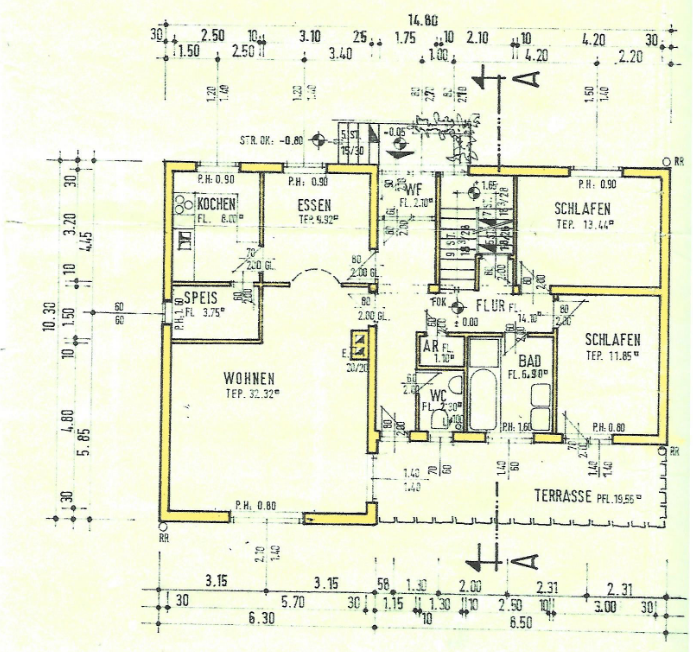
#> input picture training_images/floor_plan/001.PNG, 693 x 652 px; its folder holds only this picture in this run
$ python 06_smooth_images.py   (older library calls are emulated)
#> lines starting #> are read from the running program, lines starting #| are printed output that depends on the picture
### imageCleaner.py
""" Methods for Loading and Processing Images

"""
import os.path
import cv2
import numpy as np

WINDOW_WIDTH = 1300     # taken from pFlowGRID/main.py
WINDOW_HEIGHT = 610     # taken from pFlowGRID/main.py
MIN_GRAY_VALUE = 0
MAX_GRAY_VALUE = 255


##########
# CHECKS #
##########

# [203 lines left out: functions __check_rgb_values, __check_threshold, __check_height, __check_width, load_image, show_image and 4 more, not called in this run]


####################
# POINT OPERATIONS #
####################
"""
Homogeneous point operations are independent of pixel coordinate.
Non-homogeneous point operations depend on pixel coordinate.
"""


def transform_file_into_grayscale_image(image_path):
    """Homogeneous point operation: Transforms an image to grayscale-image.

    flags=0 in cv2.imread()-method means that the passed image is transformed as a gray value image.
    If no flags have been set, the image is colored.
    :param image_path: str
    :return: image

    """
#> called with image_path = '001.PNG'
    if not image_path.lower().endswith('.png'):
        raise FileExistsError("Data type of the image must be a .png. Current image_path ist:{}".format(image_path))
    if type(image_path) == int:
        raise TypeError("Image path must be a str! Current image_path is:{}".format(image_path))
    if not os.path.exists(image_path):
        raise FileNotFoundError("File was not found. The searched image_path is: {}".format(image_path))
    image = cv2.imread(filename=image_path)  # , flags=0)
#> image is the input picture: shape (652, 693, 3); mean B, G, R 217.8, 238.3, 235.2
    image = cv2.cvtColor(image, cv2.COLOR_BGR2GRAY)
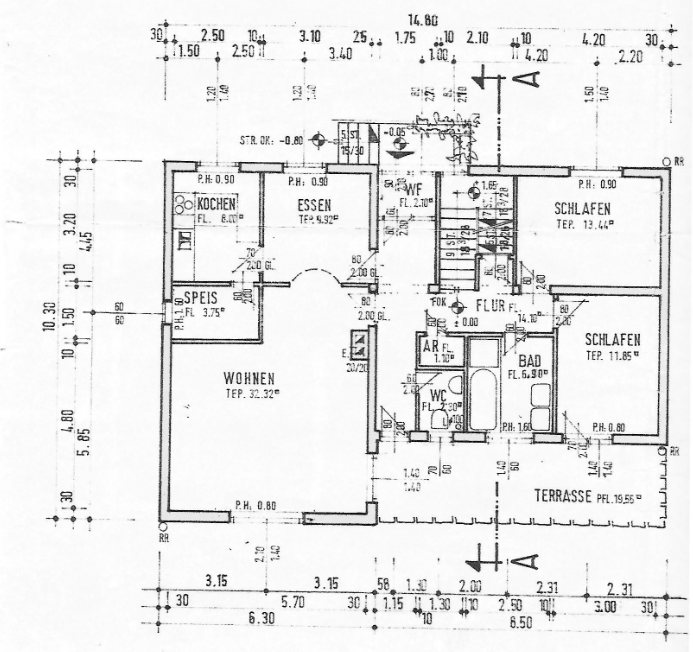
#> image: shape (652, 693); min 3, max 255, mean 235.1
    if image is None:
        raise AttributeError("Image-file can't be found. The affected image-path is:" + image_path)
    return image


# [117 lines left out: functions transform_colored_into_grayscale_image, apply_simple_threshold, apply_adaptive_threshold, invert_image, change_color_in_area, change_color_in_pixel, not called in this run]


###########
# FILTERS #
###########
"""
A filter smooths the image by adding a blur to it.
One reason for using a filter is if the image contains a lot of noise because
applying the filter reduces the noises in the image.
Filters are also used to find edges.

The parameter ksize is an abbreviation for kernel size which is often used in the blurring methods.
The kernel size specifies how many pixel-rows and pixel-columns the kernel is large.
A kernel is a small matrix which is drawn over the image step by step.
The hot spot is the middle pixel of the kernel.
"""


# [131 lines left out: functions apply_gaussian_blur, apply_average_blur, apply_median_blur, apply_bilateral_blur, apply_edge_preserving_filter, apply_laplacian and 2 more, not called in this run]


#############
# DETECTORS #
#############
""" A detector has the task of finding characteristic features or distinctive points in an image.
Predefined methods or sets of commands are used for this purpose.

"""


# [38 lines left out: functions apply_canny_detector, apply_harris_detector, not called in this run]

### experiments/06_smooth_images.py
""" Experiment 6: Find out which filter is best for preprocessing.

    Result: Gaussian Blur with kernel size = 21 and Edge Preserving Filter could be suitable for the preprocessing.
"""
import os
import matplotlib.pyplot as plt
import imageAnalyzer
import imageCleaner


titles = []


def create_titles():
    """ Saves titles in the title list.

    :return: None
    """
    titles.append("Grayscale Image")
    titles.append("Gaussian Blur")
    titles.append("Average Blur")
    titles.append("Bilateral Blur")
    titles.append("Median Blur")
    titles.append("Edge Preserving Filter")


def analyze_every_filter_behavior(image, k_size=5, show_plt_now=True):
    """ Applies the filters to the image and shows the result.

    :param image: image
    :param k_size: int; size of the kernel (filter matrix)
    :param show_plt_now: bool;  If it is True, then the image is shown.
    :return: None
    """
    images = []
    image = imageCleaner.transform_file_into_grayscale_image(image)
    images.append(image)
#> (the run stopped early here; a loop or call above may not have finished)

$ run again, on training_images/floor_plan/002.PNG
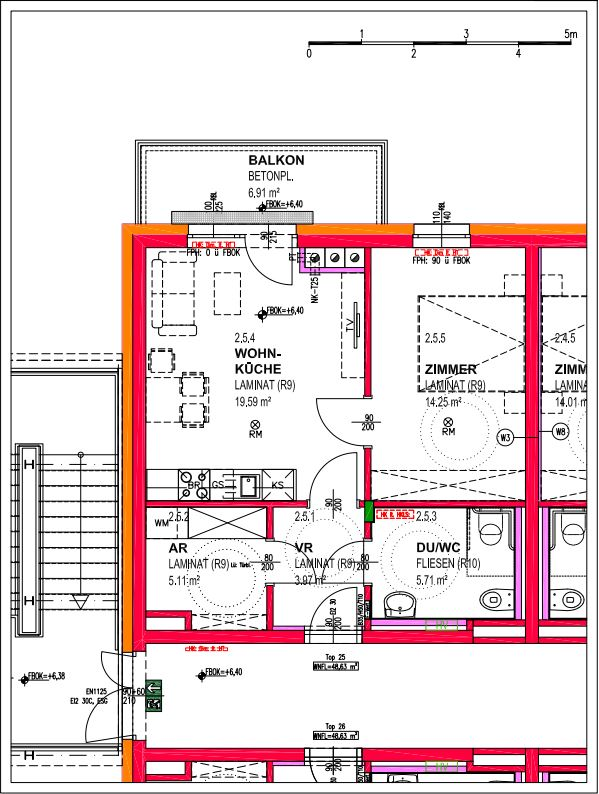
#> input picture training_images/floor_plan/002.PNG, 599 x 794 px
#> in transform_file_into_grayscale_image, image is the input picture: shape (794, 599, 3); mean B, G, R 218.1, 216, 232.3
#> in transform_file_into_grayscale_image, `image = cv2.cvtColor(image, cv2.COLOR_BGR2GRAY)`:
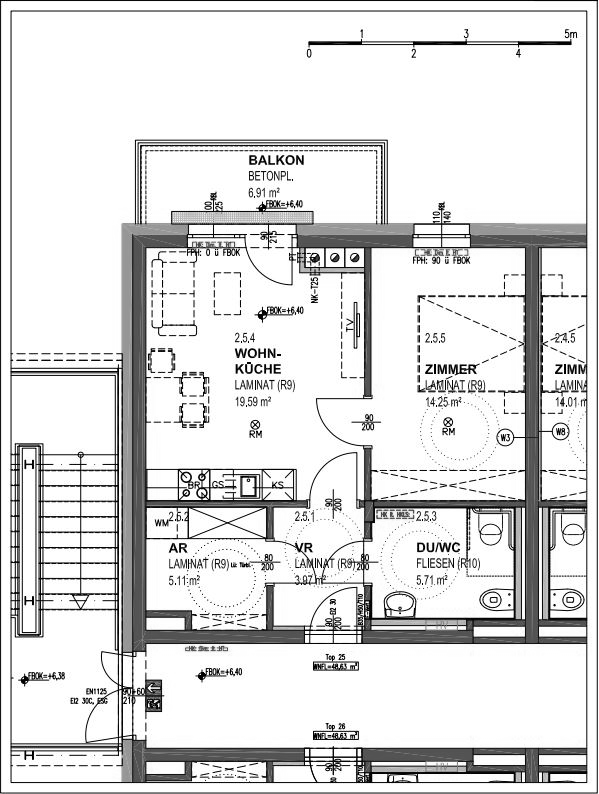
#> image: shape (794, 599); min 0, max 255, mean 221.1

$ run again, on training_images/floor_plan/003.PNG
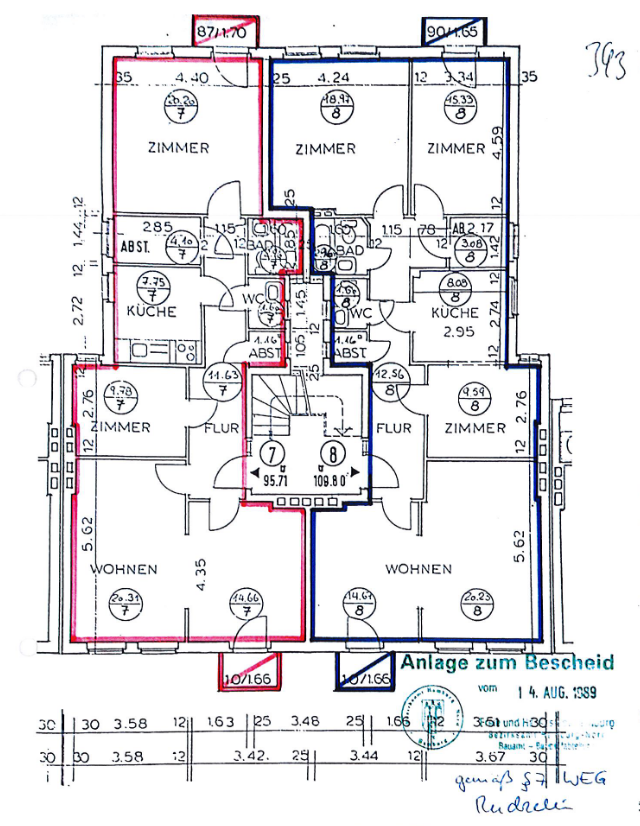
#> input picture training_images/floor_plan/003.PNG, 640 x 826 px
#> in transform_file_into_grayscale_image, image is the input picture: shape (826, 640, 3); mean B, G, R 231.9, 229, 230.3
#> in transform_file_into_grayscale_image, `image = cv2.cvtColor(image, cv2.COLOR_BGR2GRAY)`:
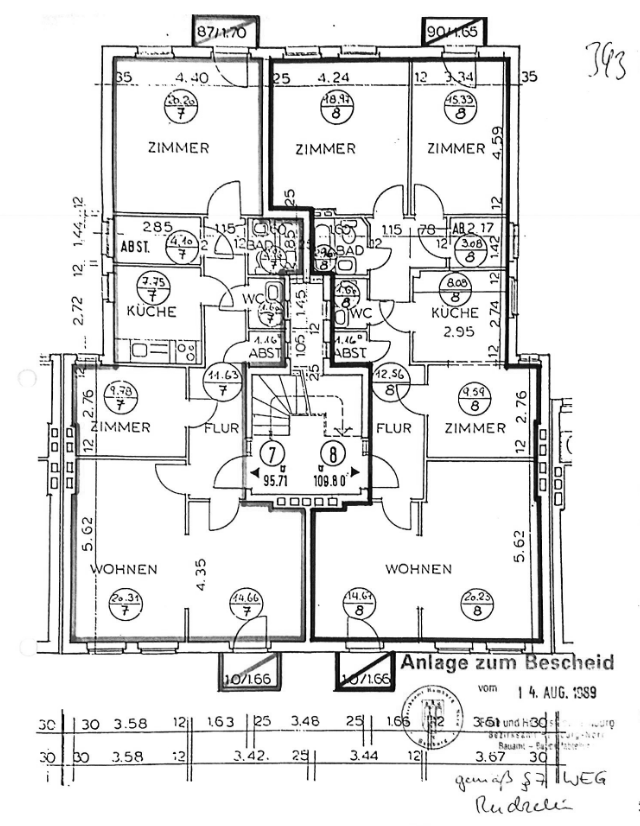
#> image: shape (826, 640); min 1, max 255, mean 229.7

$ run again, on training_images/floor_plan/004.PNG
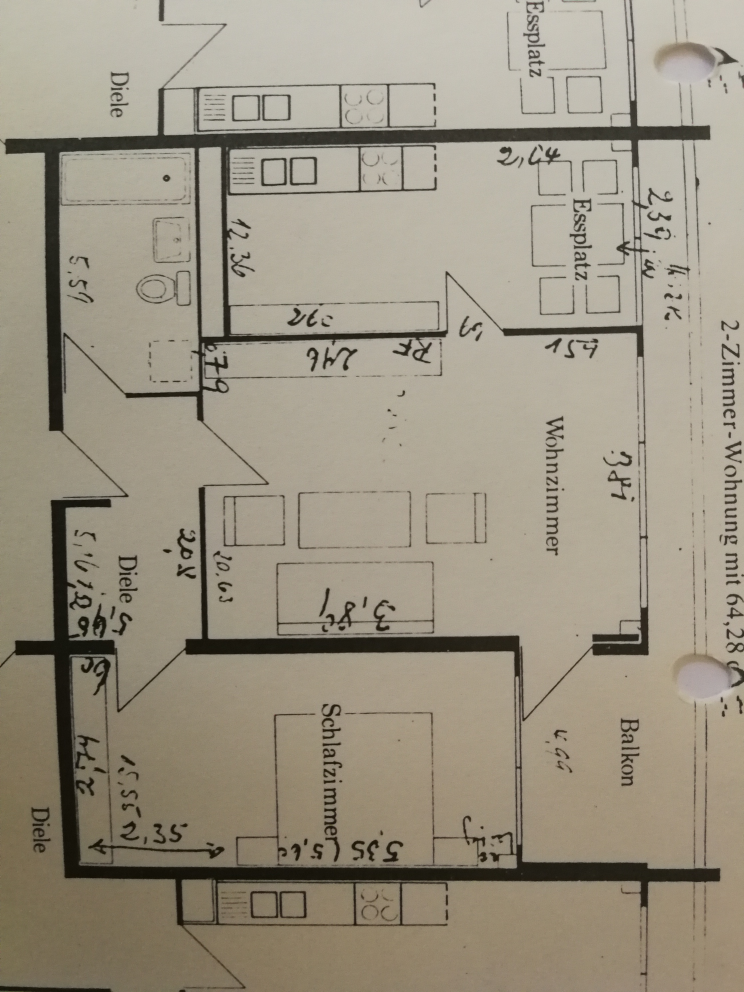
#> input picture training_images/floor_plan/004.PNG, 2232 x 2976 px (shown at 1/3 size)
#> in transform_file_into_grayscale_image, image is the input picture: shape (2976, 2232, 3); mean B, G, R 130.4, 147.3, 155.3
#> in transform_file_into_grayscale_image, `image = cv2.cvtColor(image, cv2.COLOR_BGR2GRAY)`:
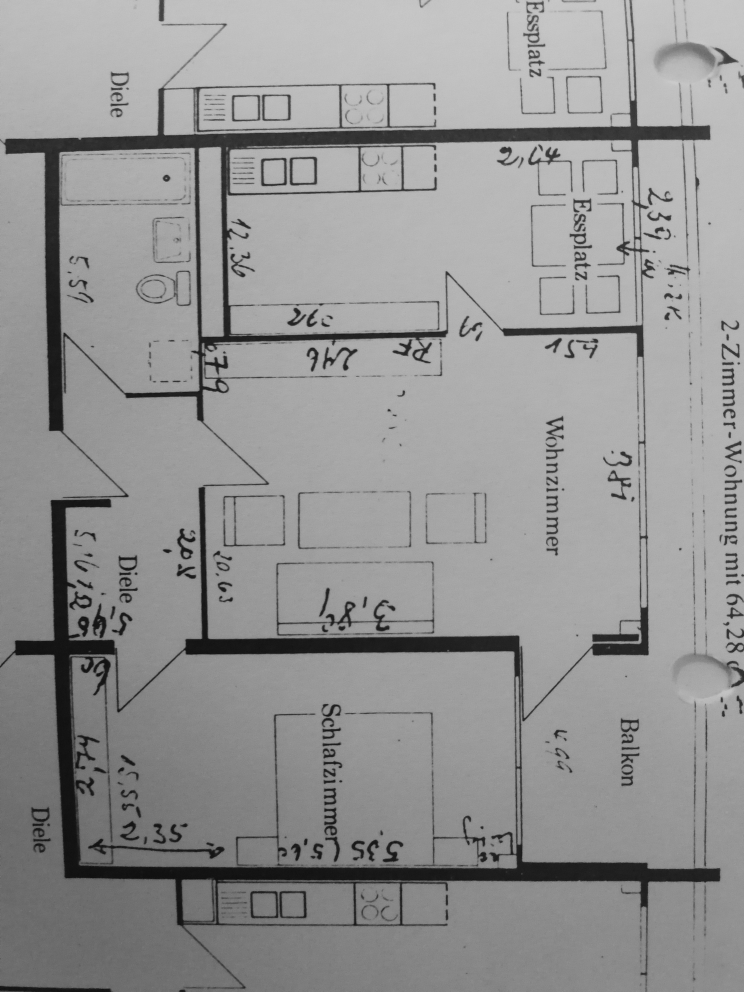
#> image: shape (2976, 2232) (shown at 1/3 size); min 9, max 213, mean 147.7
